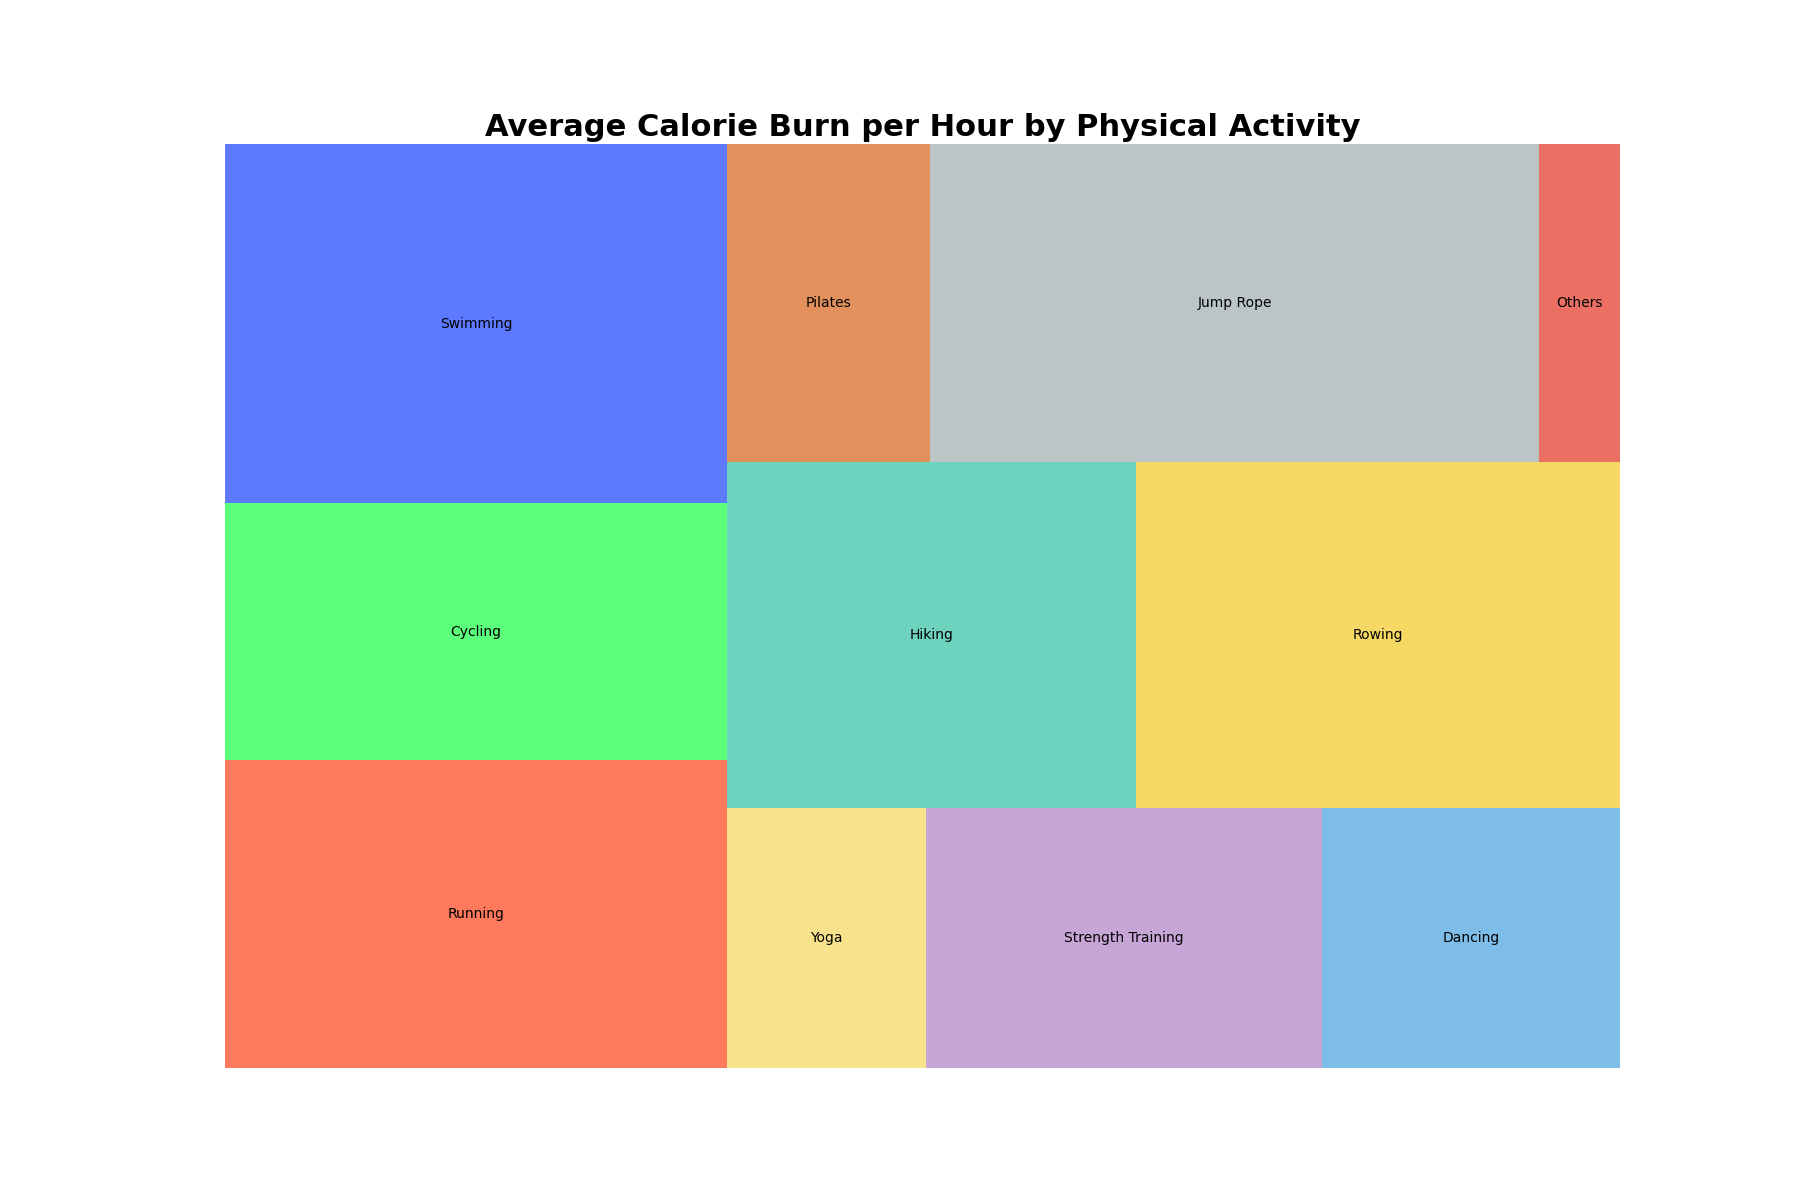

Source code (Python):

import matplotlib.pyplot as plt
import pandas as pd
import squarify

# Prepare the data
data = {
    'Activity': ['Running', 'Cycling', 'Swimming', 'Yoga', 'Strength Training', 'Dancing', 
                 'Hiking', 'Rowing', 'Pilates', 'Jump Rope', 'Others'],
    'Calorie Burn per Hour': [600, 500, 700, 200, 400, 300, 550, 650, 250, 750, 100]
}
df = pd.DataFrame(data)

# Create a color palette, mapped to these values
colors = ['#FF5733', '#33FF57', '#3357FF', '#F7DC6F', '#BB8FCE', 
          '#5DADE2', '#48C9B0', '#F4D03F', '#DC7633', '#AAB7B8', '#E74C3C']

# Plot
plt.figure(figsize=(18, 12))
squarify.plot(sizes=df['Calorie Burn per Hour'], label=df['Activity'], color=colors, alpha=0.8)
plt.title('Average Calorie Burn per Hour by Physical Activity', fontsize=22, fontweight='bold')
plt.axis('off')  # Removes the axes to create a treemap
plt.show()
